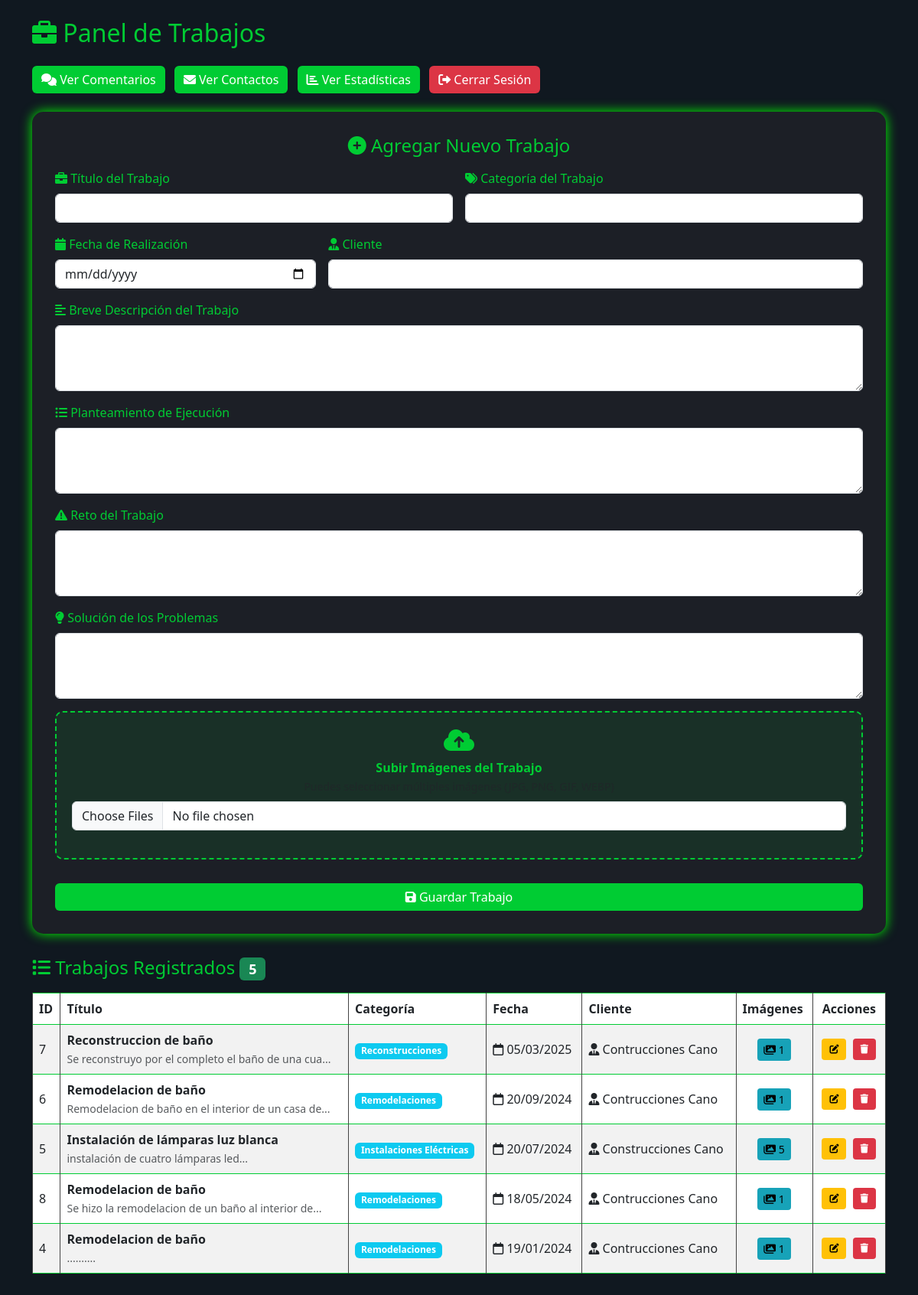
The page /trabajos.php on the database its author committed.
### tables this page shows
CREATE TABLE `trabajos` (
  `id` int(11) NOT NULL,
  `titulo` varchar(255) DEFAULT NULL,
  `categoria` varchar(100) DEFAULT NULL,
  `fecha` date DEFAULT NULL,
  `cliente` varchar(100) DEFAULT NULL,
  `descripcion` text,
  `overview` text,
  `reto` text,
  `solucion` text
);

### trabajos.php (the view, shortened to what this page needs)
<?php
include("conexion.php");
$editando = false;
$datos_edicion = null;
$trabajos = $conexion->query("
    SELECT t.*, COUNT(i.id) as total_imagenes
    FROM trabajos t
    LEFT JOIN imagenes i ON t.id = i.trabajo_id
    GROUP BY t.id
    ORDER BY t.fecha DESC
");
?>
<!DOCTYPE html>
<html lang="es">
<head>
    <link href="https://cdn.jsdelivr.net/npm/bootstrap@5.3.0/dist/css/bootstrap.min.css" rel="stylesheet">
    <link href="https://cdnjs.cloudflare.com/ajax/libs/font-awesome/6.0.0/css/all.min.css" rel="stylesheet">
</head>
<body class="p-4">
    <div class="container">
        <h2 class="mb-4">
            <i class="fas fa-briefcase"></i> Panel de Trabajos
        </h2>
        <div class="mb-4">
            <a href="opiniones.php" class="btn btn-success me-2">
                <i class="fas fa-comments"></i> Ver Comentarios
            </a>
            <a href="contacto.php" class="btn btn-success me-2">
                <i class="fas fa-envelope"></i> Ver Contactos
            </a>
            <a href="Dashboard.html" class="btn btn-success me-2">
                <i class="fas fa-chart-bar"></i> Ver Estadísticas
            </a>
            <a href="inicioSesion.php" class="btn btn-danger">
                <i class="fas fa-sign-out-alt"></i> Cerrar Sesión
            </a>
        </div>
        <div class="formulario">
            <?php if ($editando): ?>
                <div class="editing-header">
                    <h2 class="mb-0"><i class="fas fa-edit"></i> Editando Trabajo</h2>
                </div>
            <?php else: ?>
                <h4 class="mb-3 text-center">
                    <i class="fas fa-plus-circle"></i> Agregar Nuevo Trabajo
                </h4>
            <?php endif; ?>
            <form method="POST" enctype="multipart/form-data" class="row g-3">
                <div class="col-md-6">
                    <label class="form-label"><i class="fas fa-briefcase"></i> Título del Trabajo</label>
                    <input type="text" name="titulo" class="form-control"
                           value="<?= $editando ? htmlspecialchars($datos_edicion['titulo']) : '' ?>" required>
                </div>
                <div class="col-md-6">
                    <label class="form-label"><i class="fas fa-tags"></i> Categoría del Trabajo</label>
                    <input type="text" name="categoria" class="form-control"
                           value="<?= $editando ? htmlspecialchars($datos_edicion['categoria']) : '' ?>" required>
                </div>
                <div class="col-md-4">
                    <label class="form-label"><i class="fas fa-calendar"></i> Fecha de Realización</label>
                    <input type="date" name="fecha" class="form-control"
                           value="<?= $editando ? $datos_edicion['fecha'] : '' ?>" required>
                </div>
                <div class="col-md-8">
                    <label class="form-label"><i class="fas fa-user-tie"></i> Cliente</label>
                    <input type="text" name="cliente" class="form-control"
                           value="<?= $editando ? htmlspecialchars($datos_edicion['cliente']) : '' ?>" required>
                </div>
                <div class="col-12">
                    <label class="form-label"><i class="fas fa-align-left"></i> Breve Descripción del Trabajo</label>
                    <textarea name="descripcion" class="form-control" rows="3"
                              ><?= $editando ? htmlspecialchars($datos_edicion['descripcion']) : '' ?></textarea>
                </div>
                <div class="col-12">
                    <label class="form-label"><i class="fas fa-list-ul"></i> Planteamiento de Ejecución</label>
                    <textarea name="overview" class="form-control" rows="3"
                              ><?= $editando ? htmlspecialchars($datos_edicion['overview']) : '' ?></textarea>
                </div>
                <div class="col-12">
                    <label class="form-label"><i class="fas fa-exclamation-triangle"></i> Reto del Trabajo</label>
                    <textarea name="reto" class="form-control" rows="3"
                              ><?= $editando ? htmlspecialchars($datos_edicion['reto']) : '' ?></textarea>
                </div>
                <div class="col-12">
                    <label class="form-label"><i class="fas fa-lightbulb"></i> Solución de los Problemas</label>
                    <textarea name="solucion" class="form-control" rows="3"
                             ><?= $editando ? htmlspecialchars($datos_edicion['solucion']) : '' ?></textarea>
                </div>
                <div class="col-12">
                    <div class="file-input-container">
                        <label class="form-label">
                            <i class="fas fa-cloud-upload-alt fa-2x mb-2"></i><br>
                            <strong><?= $editando ? 'Agregar Más Imágenes' : 'Subir Imágenes del Trabajo' ?></strong><br>
                            <small class="text-muted">Puedes seleccionar múltiples imágenes (JPG, PNG, GIF, WEBP)</small>
                        </label>
                        <input type="file" name="imagenes[]" class="form-control" multiple
                               accept="image/*" onchange="previewImages(this)">
                    </div>
                </div>
                <div class="col-12">
                    <div class="d-flex gap-2">
                        <?php if ($editando): ?>
                            <button type="submit" class="btn btn-warning flex-fill">
                                <i class="fas fa-save"></i> Actualizar Trabajo
                            </button>
                            <a href="<?= $_SERVER['PHP_SELF'] ?>" class="btn btn-secondary">
                                <i class="fas fa-times"></i> Cancelar
                            </a>
                        <?php else: ?>
                            <button type="submit" class="btn btn-success w-100">
                                <i class="fas fa-save"></i> Guardar Trabajo
                            </button>
                        <?php endif; ?>
                    </div>
                </div>
            </form>
        </div>
        <h4 class="mb-3">
            <i class="fas fa-list"></i> Trabajos Registrados
            <span class="badge bg-success"><?= $trabajos->num_rows ?></span>
        </h4>
        <div class="table-responsive">
            <table class="table table-bordered table-striped">
                <thead>
                    <tr>
                        <th>ID</th>
                        <th>Título</th>
                        <th>Categoría</th>
                        <th>Fecha</th>
                        <th>Cliente</th>
                        <th>Imágenes</th>
                        <th class="text-center">Acciones</th>
                    </tr>
                </thead>
                <tbody>
                    <?php if ($trabajos->num_rows > 0): ?>
                        <?php while ($fila = $trabajos->fetch_assoc()): ?>
                            <tr>
                                <td><?= $fila["id"] ?></td>
                                <td>
                                    <strong><?= htmlspecialchars($fila["titulo"]) ?></strong>
                                    <?php if (!empty($fila["descripcion"])): ?>
                                        <br><small class="text-muted">
                                            <?= htmlspecialchars(substr($fila["descripcion"], 0, 50)) ?>...
                                        </small>
                                    <?php endif; ?>
                                </td>
                                <td>
                                    <span class="badge bg-info"><?= htmlspecialchars($fila["categoria"]) ?></span>
                                </td>
                                <td>
                                    <i class="far fa-calendar"></i>
                                    <?= date('d/m/Y', strtotime($fila["fecha"])) ?>
                                </td>
                                <td>
                                    <i class="fas fa-user-tie"></i>
                                    <?= htmlspecialchars($fila["cliente"]) ?>
                                </td>
                                <td class="text-center">
                                    <?php if ($fila["total_imagenes"] > 0): ?>
                                        <button class="btn btn-sm btn-info"
                                                onclick="verImagenes(<?= $fila['id'] ?>)"
                                                title="Ver imágenes">
                                            <i class="fas fa-images"></i>
                                            <?= $fila["total_imagenes"] ?>
                                        </button>
                                    <?php else: ?>
                                        <span class="text-muted">Sin imágenes</span>
                                    <?php endif; ?>
                                </td>
                                <td class="text-center action-buttons">
                                    <a href="?editar=<?= $fila['id'] ?>" class="btn btn-warning btn-sm" title="Editar trabajo">
                                        <i class="fas fa-edit"></i>
                                    </a>
                                    <a href="?eliminar=<?= $fila['id'] ?>" class="btn btn-danger btn-sm"
                                       onclick="return confirm('⚠️ ¿Estás seguro de que quieres eliminar este trabajo?\n\nSe eliminarán también todas las imágenes asociadas.\n\nEsta acción no se puede deshacer.')"
                                       title="Eliminar trabajo">
                                        <i class="fas fa-trash"></i>
                                    </a>
                                </td>
                            </tr>
                        <?php endwhile; ?>
                    <?php endif; ?>
                </tbody>
            </table>
        </div>
    </div>
</body>
</html>

### trabajos.php (style rules this page uses)
body { background-color: #101820; color: #00cc33; }
.formulario { background-color: #1c1f26; padding: 30px; border-radius: 15px; box-shadow: 0 0 15px #0f0; margin-bottom: 30px; }
.btn-success { background-color: #00cc33; border: none; }
.btn-warning { background-color: #ffc107; border: none; color: #000; }
.btn-danger { background-color: #dc3545; border: none; }
.btn-info { background-color: #17a2b8; border: none; }
.table { background-color: #1c1f26; color: #ffffff; border-color: #00cc33; }
.table th, .table td { border-color: #444; vertical-align: middle; }
h2, h4 { color: #00cc33; }
.action-buttons { white-space: nowrap; }
.action-buttons .btn { margin: 2px; padding: 5px 10px; font-size: 12px; }
.file-input-container { border: 2px dashed #00cc33; border-radius: 10px; padding: 20px; text-align: center; background-color: rgba(0, 204, 51, 0.1); margin-bottom: 15px; }

### rows shown on the page
trabajos: id "7", titulo "Reconstruccion de baño", descripcion "Se reconstruyo por el completo el baño de una cua", categoria "Reconstrucciones", fecha "05/03/2025", cliente "Contrucciones Cano", total_imagenes "1"
trabajos: id "6", titulo "Remodelacion de baño", descripcion "Remodelacion de baño en el interior de un casa de", categoria "Remodelaciones", fecha "20/09/2024", cliente "Contrucciones Cano", total_imagenes "1"
trabajos: id "5", titulo "Instalación de lámparas luz blanca", descripcion "instalación de cuatro lámparas led", categoria "Instalaciones Eléctricas", fecha "20/07/2024", cliente "Construcciones Cano", total_imagenes "5"
trabajos: id "8", titulo "Remodelacion de baño", descripcion "Se hizo la remodelacion de un baño al interior de", categoria "Remodelaciones", fecha "18/05/2024", cliente "Contrucciones Cano", total_imagenes "1"
trabajos: id "4", titulo "Remodelacion de baño", descripcion ".......", categoria "Remodelaciones", fecha "19/01/2024", cliente "Contrucciones Cano", total_imagenes "1"

### other values the page prints
$trabajos->num_rows "5"
